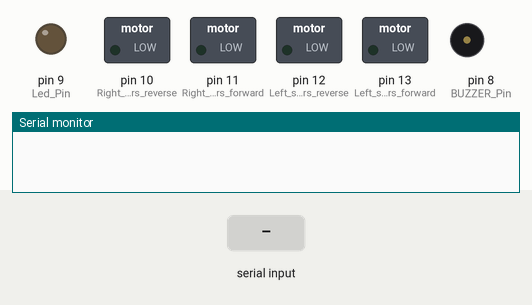
This sketch was run on a simulated Arduino Uno, built with avr-gcc and run on an emulated ATmega328P. On the bench: switched loads named in the sketch (green lamp = pin HIGH), output pins drawn as LEDs (lit = HIGH), buzzer (waves = sounding, pin HIGH), the last lines printed to the serial monitor. The test bench sets the inputs (shaded band).

Above: at 1.2 s.
1.3 s: "F" received over Serial
At 2.5 s:
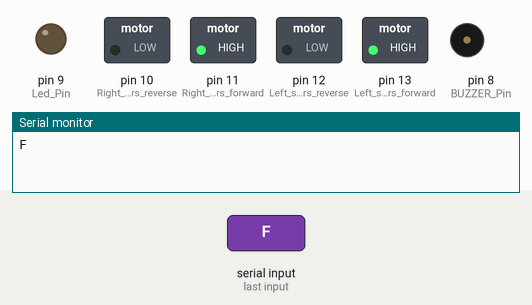
2.9 s: "B" received over Serial
At 3.8 s:
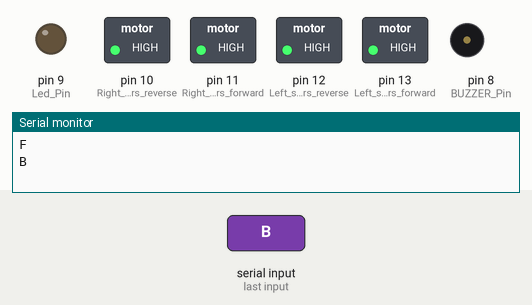
Timing chart, 0 to 5.9 s (numbered marks = the images above; inputs shaded):
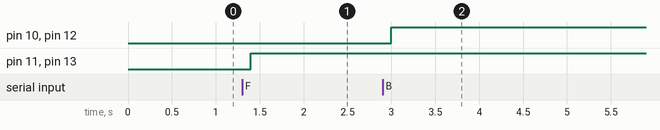

The sketch:

Code.ino
```cpp
/*
 * Bhumika Chauhan
 * 2110994802
 * Bluetooth based remote Controlled Car
 * download the application Bluetooth RC Car from play store to run your rover
*/
char t;

void setup() {
pinMode(13,OUTPUT);   //Left side motors forward
pinMode(12,OUTPUT);   //Left side motors reverse
pinMode(11,OUTPUT);   //Right side motors forward
pinMode(10,OUTPUT);   //Right side motors reverse
pinMode(9,OUTPUT);    //Led Pin
pinMode(8,OUTPUT);    // BUZZER Pin
Serial.begin(9600);

}

void loop() {
if(Serial.available())
{
  t = Serial.read();
  Serial.println(t);
}

if(t == 'F'){            //Forward(all motors rotate in forward direction)
  digitalWrite(13,HIGH);
  digitalWrite(11,HIGH);
}

else if(t == 'B'){      //Backward(all motors rotate in reverse direction)
  digitalWrite(12,HIGH);
  digitalWrite(10,HIGH);
}

else if(t == 'L'){      //Turn Right (left side motors rotate in forward direction)
  digitalWrite(13,HIGH);
}

else if(t == 'R'){      //Turn Left (right side motors rotate in forward direction)
  digitalWrite(11,HIGH);
}
else if(t == 'S'){      //STOP (all motors stop)
  digitalWrite(13,LOW);
  digitalWrite(12,LOW);
  digitalWrite(11,LOW);
  digitalWrite(10,LOW);
}
delay(100);
}
```

Measured:
- after the input at 1.3 s, pin 11 (Right_side_motors_forward), pin 13 (Left_side_motors_forward): LOW → HIGH after 0.10 s
- after the input at 2.9 s, pin 10 (Right_side_motors_reverse), pin 12 (Left_side_motors_reverse): LOW → HIGH after 0.10 s
